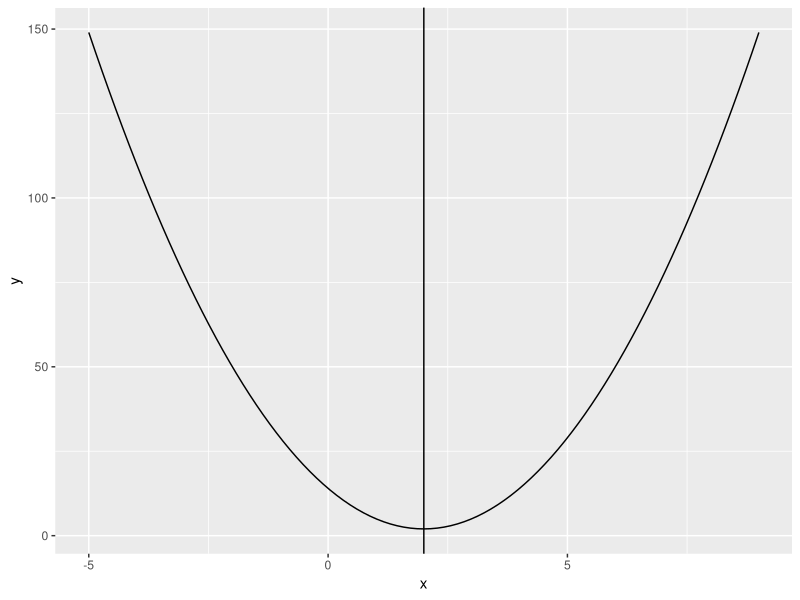
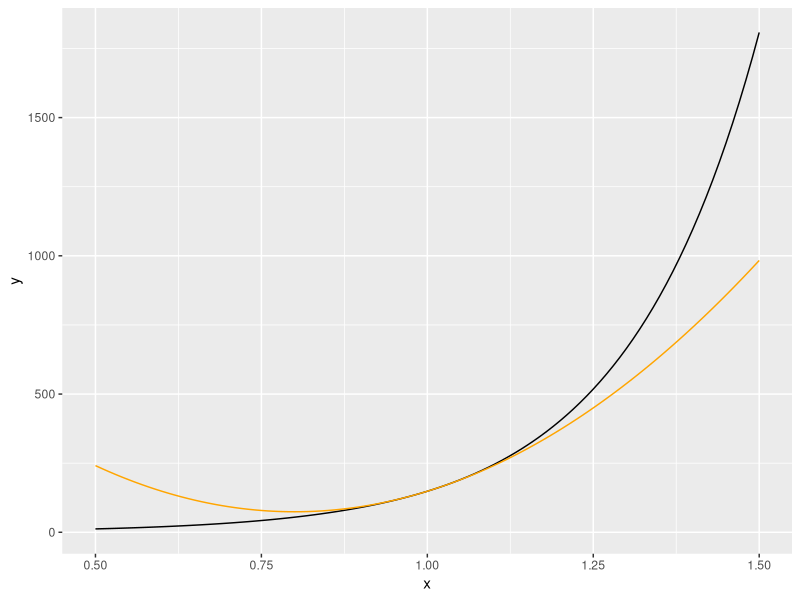

Source code (R) for these figures, in order:
## ---- chunk 1
knitr::opts_chunk$set(echo = TRUE, cache = TRUE)
## ---- chunk 2
library(ggplot2)
f <- function(x) {
  3*x^2 - 12*x + 14
}

ggplot(data = data.frame(x = c(-5, 9)), mapping = aes(x = x)) +
  stat_function(fun = f) +
  geom_vline(xintercept = 2)
## ---- chunk 3
library(ggplot2)
f <- function(x) {
  exp(5 * x)
}

P_2 <- function(x) {
  exp(5) + 5 * exp(5) * (x - 1) + (25 * exp(5)) / 2 * (x - 1)^2
}

temp_df <- data.frame(x = c(0.5, 1.5))
ggplot(data = temp_df, mapping = aes(x =x)) +
  stat_function(fun = f) +
  stat_function(fun = P_2, color = "orange")
